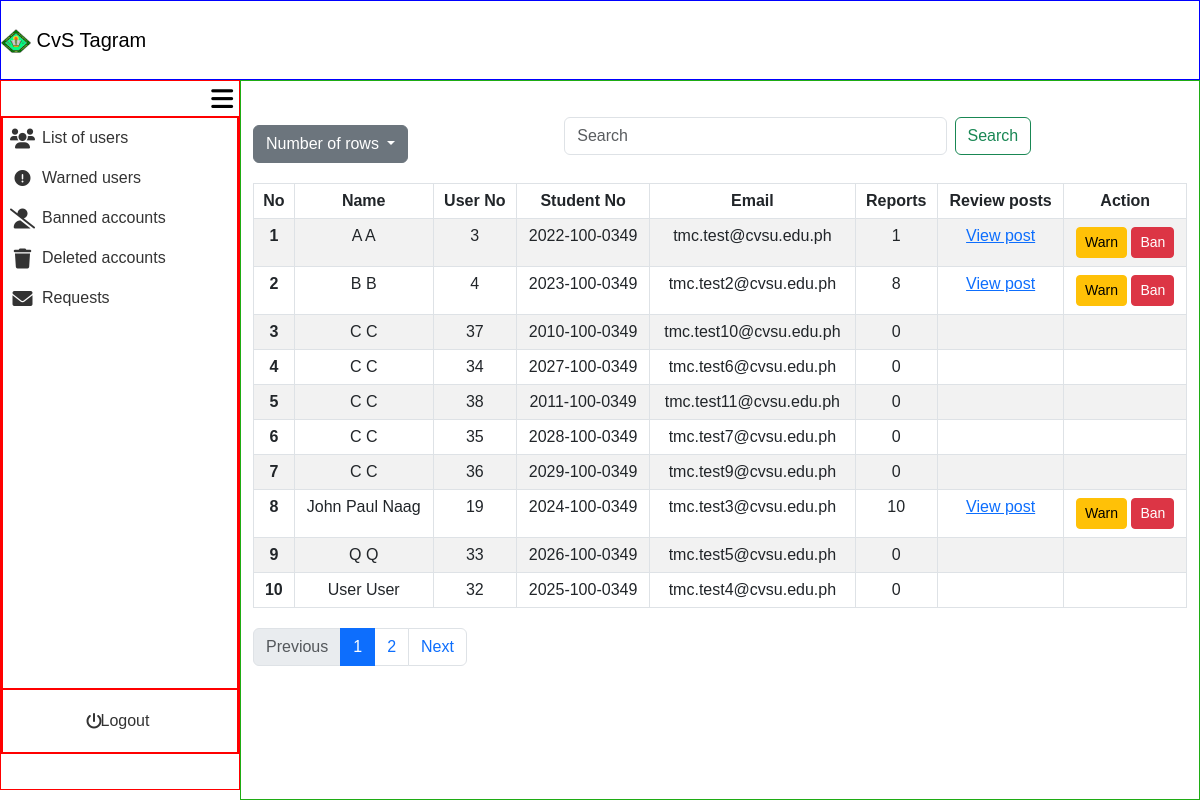
The page /admin_area/list_of_users.php on the database its author committed.
### tables this page shows
CREATE TABLE `user_registration` (
  `user_no` int(11) NOT NULL,
  `user_ip` varchar(255) NOT NULL,
  `user_ID` varchar(255) NOT NULL,
  `email` varchar(255) NOT NULL,
  `student_no` varchar(13) NOT NULL,
  `fname` varchar(255) NOT NULL,
  `lname` varchar(255) NOT NULL,
  `bday` date NOT NULL,
  `gender` varchar(20) NOT NULL,
  `coverphoto` varchar(250) NOT NULL,
  `profilepicture` varchar(250) NOT NULL,
  `created_at` timestamp NOT NULL DEFAULT current_timestamp(),
  `updated_at` timestamp NOT NULL DEFAULT current_timestamp() ON UPDATE current_timestamp(),
  `user_password` varchar(255) NOT NULL,
  `is_setup_complete` tinyint(1) DEFAULT 0
);

### admin_area/list_of_users.php (the view, shortened to what this page needs)
<?php
require_once '../include/connect.php';
require_once '../include/bootsrap.php';
?>
<!DOCTYPE html>
<html lang="en">
<head>
    <link rel="stylesheet" href="admin_dashbaord.css?v=<?php echo time(); ?>">
</head>
<body>
<div class="container-fluid screen">
    <div class="container-fluid nav">
        <nav class="navbar">
            <div class="container-fluid" >
                <a class="navbar-brand" href="#">
                <img src="../images/Cavite_State_University_(CvSU).png" alt="Logo" width="30" height="24" class="d-inline-block align-text-top">
                CvS Tagram
                </a>
            </div>
        </nav>
    </div>
    <div class="container-fluid contbody">
        <div class="container-fluid sidenav">
            <div class="container-fluid menubutton">
            <button onclick="toggleSidenav()"><i class="fa-solid fa-bars"></i></button>
            </div>
            <div class="container-fluid featurescont">
                <div class="container-fluid buttonlinkside">
                    <div class="row">
                        <div class="col">
                            <ul>
                                <li>
                                    <a href="list_of_users.php">
                                        <div class="container-fluid listofusers">
                                            <div class="container-fluid listusericon">
                                                 <i class="fa-solid fa-users fa-lg"></i>
                                            </div>
                                            <div class="container-fluid listofusersname">
                                                List of users
                                            </div>
                                        </div>
                                    </a>
                                </li>
                            </ul>
                        </div>
                    </div>
                    <div class="row">
                        <div class="col">
                            <ul>
                                <li>
                                    <a href="">
                                        <div class="container-fluid listofusers">
                                            <div class="container-fluid listusericon">
                                            <i class="fa-solid fa-circle-exclamation"></i>
                                            </div>
                                            <div class="container-fluid listofusersname">
                                                Warned users
                                            </div>
                                        </div>
                                    </a>
                                </li>
                            </ul>
                        </div>
                    </div>
                    <div class="row">
                        <div class="col">
                            <ul>
                                <li>
                                    <a href="">
                                        <div class="container-fluid Bannedaccounts">
                                            <div class="container-fluid Bannedaccountsicon">
                                            <i class="fa-solid fa-user-slash fa-lg"></i>
                                            </div>
                                            <div class="container-fluid Bannedaccountsname">
                                                Banned accounts
                                            </div>
                                        </div>
                                    </a>
                                </li>
                            </ul>
                        </div>
                    </div>
                    <div class="row">
                        <div class="col">
                                <ul>
                                    <li>
                                        <a href="">
                                            <div class="container-fluid Deletedaccounts">
                                                <div class="container-fluid Deletedaccountsicon">
                                                <i class="fa-solid fa-trash fa-lg"></i>
                                                </div>
                                                <div class="container-fluid Deletedaccountsname">
                                                    Deleted accounts
                                                </div>
                                            </div>
                                        </a>
                                    </li>
                                </ul>
                            </div>
                        </div>
                        <div class="row">
                            <div class="col">
                                <ul>
                                    <li>
                                        <a href="">
                                            <div class="container-fluid Deletedaccounts">
                                                <div class="container-fluid Deletedaccountsicon">
                                                <i class="fa-solid fa-envelope fa-lg"></i>
                                                </div>
                                                <div class="container-fluid Deletedaccountsname">
                                                        Requests
                                                </div>
                                            </div>
                                        </a>
                                    </li>
                                </ul>
                            </div>
                        </div>
                    </div>
                <div class="container-fluid logoutcont">
                        <div class="row">
                            <div class="col">
                                <ul>
                                    <li>
                                        <a href="">
                                            <div class="container-fluid Deletedaccounts" style="border-radius: 10px;">
                                                <div class="container-fluid Deletedaccountsicon">
                                                <i class="fa-solid fa-power-off"></i>
                                                </div>
                                                <div class="container-fluid Deletedaccountsname">
                                                        Logout
                                                </div>
                                            </div>
                                        </a>
                                    </li>
                                </ul>
                            </div>
                        </div>
                </div>
            </div>
        </div>
        <div class="container-fluid content">
<?php
$search = isset($_GET['search']) ? trim($_GET['search']) : '';
$sort_column = isset($_GET['sort']) ? $_GET['sort'] : 'lname';
$sort_direction = isset($_GET['direction']) && $_GET['direction'] == 'desc' ? 'desc' : 'asc';
$rows_per_page = isset($_GET['rows']) ? intval($_GET['rows']) : 10;
$page = isset($_GET['page']) ? intval($_GET['page']) : 1;
$offset = ($page - 1) * $rows_per_page;
$searchFilter = !empty($search) ? " AND (ur.fname LIKE '%$search%' OR ur.lname LIKE '%$search%' OR ur.email LIKE '%$search%' OR ur.student_no LIKE '%$search%' OR ur.user_no LIKE '%$search%')" : "";
$usersQuery = "SELECT ur.fname, ur.lname, ur.user_no, ur.student_no, ur.email, IFNULL(COUNT(pr.report_id), 0) AS report_count
               FROM user_registration ur
               LEFT JOIN post_reports pr ON ur.user_no = pr.user_no
               WHERE 1=1 $searchFilter
               GROUP BY ur.user_no
               ORDER BY $sort_column $sort_direction
               LIMIT $rows_per_page OFFSET $offset";
$usersResult = $con->query($usersQuery);
$totalQuery = "SELECT COUNT(*) AS total FROM user_registration";
$totalResult = $con->query($totalQuery);
$totalRecords = $totalResult->fetch_assoc()['total'];
$totalPages = ceil($totalRecords / $rows_per_page);
?>
    <div class="container mt-4 ">
        <div class="container-fluid operations">
            <div class="dropdown">
                <button class="btn btn-secondary dropdown-toggle" type="button" data-bs-toggle="dropdown" aria-expanded="false">
                    Number of rows
                </button>
            </div>
                    <div class="container-fluid search">
                        <form class="d-flex" role="search" style="width: 100%;" method="GET" action="">
                            <input class="form-control me-2" type="search" name="search" placeholder="Search" aria-label="Search" value="<?php echo htmlspecialchars($search); ?>">
                            <button class="btn btn-outline-success" type="submit">Search</button>
                        </form>
                    </div>
        </div>
        <table class="table table-bordered table-striped">
            <thead>
                <tr>
                    <th scope="col">No</th>
                    <th scope="col" class="sortable <?php echo ($sort_column == 'fname') ? ($sort_direction == 'asc' ? 'asc' : 'desc') : ''; ?>" onclick="sortTable('fname')">Name</th>
                    <th scope="col" class="sortable <?php echo ($sort_column == 'user_no') ? ($sort_direction == 'asc' ? 'asc' : 'desc') : ''; ?>" onclick="sortTable('user_no')">User No</th>
                    <th scope="col" class="sortable <?php echo ($sort_column == 'student_no') ? ($sort_direction == 'asc' ? 'asc' : 'desc') : ''; ?>" onclick="sortTable('student_no')">Student No<i class="fa-solid fa-sort-up"></i><i class="fa-solid fa-sort-down"></i></th>
                    <th scope="col" class="sortable <?php echo ($sort_column == 'email') ? ($sort_direction == 'asc' ? 'asc' : 'desc') : ''; ?>" onclick="sortTable('email')">Email</th>
                    <th scope="col" class="sortable <?php echo ($sort_column == 'report_count') ? ($sort_direction == 'asc' ? 'asc' : 'desc') : ''; ?>" onclick="sortTable('report_count')">Reports<i class="fa-solid fa-sort-up"></i><i class="fa-solid fa-sort-down"></i></th>
                    <th scope="col">Review posts</th>
                    <th scope="col">Action</th>
                </tr>
            </thead>
            <tbody>
                <?php
                $line_number = $offset + 1;
                while ($user = $usersResult->fetch_assoc()): ?>
                    <tr>
                        <th scope="row"><?php echo htmlspecialchars($line_number++); ?></th>
                        <td><?php echo htmlspecialchars($user['fname'] . ' ' . $user['lname']); ?></td>
                        <td><?php echo htmlspecialchars($user['user_no']); ?></td>
                        <td><?php echo htmlspecialchars($user['student_no']); ?></td>
                        <td><?php echo htmlspecialchars($user['email']); ?></td>
                        <td><?php echo htmlspecialchars($user['report_count']); ?></td>
                        <td>
                        <?php if ($user['report_count'] > 0): ?>
                            <a class="Review_posts text-primary" href="../admin_area/review_post.php?user_no=<?php echo htmlspecialchars($user['user_no']); ?>">View post</a>
                            <?php else: ?>
                            <?php endif; ?>
                        </td>
                        <td>
                            <?php if ($user['report_count'] > 0): ?>
                                <a href="warn_user.php?user_no=<?php echo htmlspecialchars($user['user_no']); ?>" class="btn btn-warning btn-sm">Warn</a>
                                <a href="ban_user.php?user_no=<?php echo htmlspecialchars($user['user_no']); ?>" class="btn btn-danger btn-sm">Ban</a>
                            <?php else: ?>
                            <?php endif; ?>
                        </td>
                    </tr>
                <?php endwhile; ?>
            </tbody>
        </table>
        <nav aria-label="Page navigation">
            <ul class="pagination">
                <li class="page-item <?php if ($page <= 1) echo 'disabled'; ?>">
                    <a class="page-link" href="?rows=<?php echo $rows_per_page; ?>&page=<?php echo max(1, $page - 1); ?>&sort=<?php echo $sort_column; ?>&direction=<?php echo $sort_direction; ?>">Previous</a>
                </li>
                <?php for ($i = 1; $i <= $totalPages; $i++): ?>
                    <li class="page-item <?php if ($i == $page) echo 'active'; ?>">
                        <a class="page-link" href="?rows=<?php echo $rows_per_page; ?>&page=<?php echo $i; ?>&sort=<?php echo $sort_column; ?>&direction=<?php echo $sort_direction; ?>"><?php echo $i; ?></a>
                    </li>
                <?php endfor; ?>
                <li class="page-item <?php if ($page >= $totalPages) echo 'disabled'; ?>">
                    <a class="page-link" href="?rows=<?php echo $rows_per_page; ?>&page=<?php echo min($totalPages, $page + 1); ?>&sort=<?php echo $sort_column; ?>&direction=<?php echo $sort_direction; ?>">Next</a>
                </li>
            </ul>
        </nav>
    </div>
        </div>
    </div>
</div>
</body>
</html>

### include/bootsrap.php (shortened to what this page needs)
<link href="https://cdn.jsdelivr.net/npm/bootstrap@5.3.3/dist/css/bootstrap.min.css" rel="stylesheet">
<link href="https://cdn.jsdelivr.net/npm/bootstrap@5.3.0/dist/css/bootstrap.min.css" rel="stylesheet">
<link rel="stylesheet" href="https://cdn.jsdelivr.net/npm/bootstrap-icons@1.11.3/font/bootstrap-icons.min.css">
    <link rel="stylesheet" href="https://cdnjs.cloudflare.com/ajax/libs/font-awesome/6.0.0-beta3/css/all.min.css">
<link href="https://cdn.jsdelivr.net/npm/air-datepicker@3.5.3/air-datepicker.min.css" rel="stylesheet">

### admin_area/admin_dashbaord.css (style rules this page uses)
body { font-family: Arial, Helvetica, sans-serif; padding: 0; margin: 0; }
ul, li, a { text-decoration: none; list-style-type: none; color: inherit; padding: 0; }
.container-fluid { padding: 0; }
.screen { height: 100vh; width: 100%; display: flex; flex-direction: column; }
.nav { height: 10vh; width: 100%; padding: 0; border: 1px solid blue; }
.contbody { display: flex; flex: 1; }
.sidenav { position: fixed; top: 10vh; left: 0; height: calc(90vh - 10px); width: 20%; transition: width 0.3s; border: 1px solid red; z-index: 1000; }
.menubutton { height: 5%; width: 100%; display: flex; align-items: center; justify-content: flex-end; }
.menubutton button { border: none; background-color: transparent; font-size: 25px; }
.content { margin-left: 20%; width: 80%; transition: width 0.3s, margin-left 0.3s; border: 1px solid rgb(31, 172, 20); min-height: 90%; height: auto; }
.featurescont { height: 90%; border: 1px solid red; }
.buttonlinkside { height: 90%; border: 1px solid red; }
.logoutcont { width: 100%; height: 10%; border: 1px solid red; display: flex; align-items: center; justify-content: center; }
.Deletedaccountsname, .Bannedaccountsname, .listofusersname { height: 100%; width: 100%; display: flex; align-items: center; justify-content: flex-start; }
.Deletedaccounts, .Bannedaccounts, .listofusers { transition: background-color 0.3s ease; border-radius: 0 10px 10px 0; flex: 0 0 auto; padding: 0; height: 100%; display: flex; align-items: center; justify-content: flex-start; flex-direction: row; }
.Deletedaccountsicon, .Bannedaccountsicon, .listusericon { width: 20%; height: 100%; display: flex; align-items: center; justify-content: center; }
.Deletedaccounts, .Bannedaccounts, .listofusers { color: #333; }
.table th, .table td { text-align: center; }
.sortable { cursor: pointer; position: relative; }
.pagination { margin: 20px 0; }
.dropdown { margin: 20px 0; }
.Review_posts { text-decoration: underline; }
.operations { display: flex; }
.search { width: 50%; display: flex; align-items: center; justify-content: center; }

### rows shown on the page
user_registration: fname+lname "A A", user_no "3", student_no "2022-100-0349", email "tmc.test@cvsu.edu.ph", report_count "1"
user_registration: fname+lname "B B", user_no "4", student_no "2023-100-0349", email "tmc.test2@cvsu.edu.ph", report_count "8"
user_registration: fname+lname "C C", user_no "37", student_no "2010-100-0349", email "tmc.test10@cvsu.edu.ph", report_count "0"
user_registration: fname+lname "C C", user_no "34", student_no "2027-100-0349", email "tmc.test6@cvsu.edu.ph", report_count "0"
user_registration: fname+lname "C C", user_no "38", student_no "2011-100-0349", email "tmc.test11@cvsu.edu.ph", report_count "0"
user_registration: fname+lname "C C", user_no "35", student_no "2028-100-0349", email "tmc.test7@cvsu.edu.ph", report_count "0"
user_registration: fname+lname "C C", user_no "36", student_no "2029-100-0349", email "tmc.test9@cvsu.edu.ph", report_count "0"
user_registration: fname+lname "John Paul Naag", user_no "19", student_no "2024-100-0349", email "tmc.test3@cvsu.edu.ph", report_count "10"
user_registration: fname+lname "Q Q", user_no "33", student_no "2026-100-0349", email "tmc.test5@cvsu.edu.ph", report_count "0"
user_registration: fname+lname "User User", user_no "32", student_no "2025-100-0349", email "tmc.test4@cvsu.edu.ph", report_count "0"
